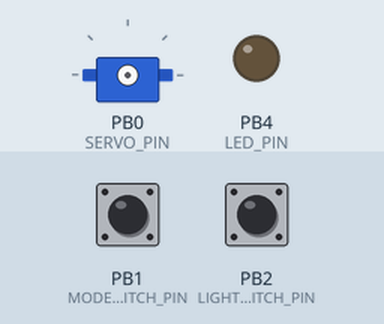
Simulated run of this sketch. Board: ATtiny85, built with avr-gcc and run on an emulated ATtiny85. On the bench: servo, output pins drawn as LEDs (lit = HIGH). Wiring (inferred from the names in the program): servo: signal PB0. The test bench sets the inputs (shaded band); at power-on: PB1 (MODE_SWITCH_PIN) HIGH, PB2 (LIGHT_SWITCH_PIN) HIGH. Sleep ends after the set time or at an interrupt; servo pulses on a pin are drawn as a servo (544–2400 µs = 0–180°); pins used as bus, display or sensor lines are not drawn.

Above: at 0.1 s.
At 10.4 s:
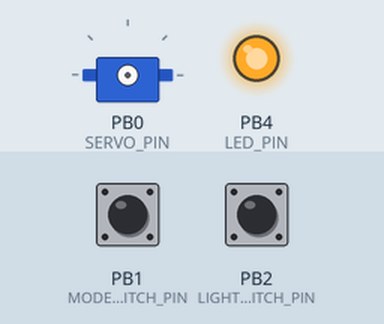
At 39.9 s:
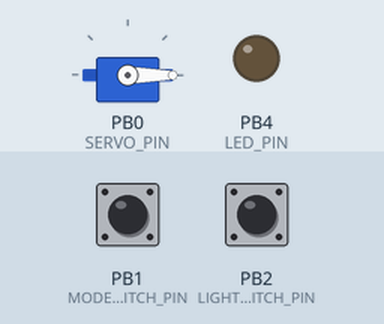
Timing chart, 0 to 41.4 s (numbered marks = the images above):
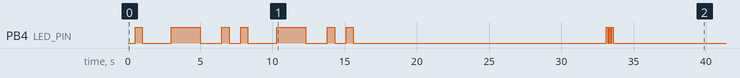

The sketch:

fragrance_dispenser.ino
```cpp
// ATtiny85 Fragrance Dispenser - 8MHz Internal Clock
// Simple & Reliable Code with Power Saving

#include <avr/sleep.h>
#include <avr/power.h>
#include <avr/wdt.h>
#include <avr/interrupt.h>

// Define bit manipulation macros
#ifndef cbi
#define cbi(sfr, bit) (_SFR_BYTE(sfr) &= ~_BV(bit))
#endif
#ifndef sbi
#define sbi(sfr, bit) (_SFR_BYTE(sfr) |= _BV(bit))
#endif

/*
=== LED Indications Explanation ===
1. Current light condition (reading from sensor):
   - 1 blink = bright/day
   - 2 blinks = dark/night

2. Long LED (2 seconds) = separator between checks

3. Time mode check:
   - 1 blink = 15 minutes (switch at 0/LOW)
   - 2 blinks = 30 minutes (switch at 1/HIGH)

4. Long LED (2 seconds) = separator between checks

5. Operation mode check:
   - 1 blink = day and night (switch at 0/LOW)
   - 2 blinks = day only (switch at 1/HIGH)

== Wait 15 seconds then first activation ==

=== SWITCH LOGIC ===
MODE_SWITCH_PIN (time): LOW=15min, HIGH=30min
LIGHT_SWITCH_PIN (operation): LOW=day&night, HIGH=day only
*/

#define SERVO_PIN 0           // PB0 - Servo motor
#define LED_PIN 4             // PB4 - Status LED
#define MODE_SWITCH_PIN 1     // PB1 - LOW = 15min, HIGH = 30min
#define LIGHT_SWITCH_PIN 2    // PB2 - LOW = day only, HIGH = always work
#define LIGHT_SENSOR_PIN 3    // PB3 - Light sensor (A3)

bool skip30MinCycle = false;  // For 30min mode - alternate cycles

void setup_watchdog(int ii) {
  // 0=16ms, 1=32ms, 2=64ms, 3=128ms, 4=250ms, 5=500ms
  // 6=1 sec, 7=2 sec, 8=4 sec, 9=8sec
  uint8_t bb;
  if (ii > 9) ii = 9;
  bb = ii & 7;
  if (ii > 7) bb |= (1<<5);
  bb |= (1<<WDCE);

  MCUSR &= ~(1<<WDRF);
  // Start timed sequence
  WDTCR |= (1<<WDCE) | (1<<WDE);
  // Set new watchdog timeout value
  WDTCR = bb;
  WDTCR |= _BV(WDIE);
}

// System wakes up when watchdog is timed out
void system_sleep() {
  cbi(ADCSRA, ADEN);                    // Switch ADC OFF
  setup_watchdog(9);                    // Approximately 8 seconds sleep
  set_sleep_mode(SLEEP_MODE_PWR_DOWN);  // Sleep mode is set here
  sleep_enable();
  sei();                                // Enable interrupts so WDT can wake us up
  sleep_mode();                         // System sleeps here
  sleep_disable();                      // System continues execution here when WDT timed out
  sbi(ADCSRA, ADEN);                   // Switch ADC back ON
}

// Watchdog Interrupt Service - is executed when watchdog timed out
ISR(WDT_vect) {
  // Must be present, otherwise ATtiny reboots instead of returning from sleep!
}

void setup() {
  // Configure pins
  pinMode(SERVO_PIN, OUTPUT);
  pinMode(LED_PIN, OUTPUT);
  pinMode(MODE_SWITCH_PIN, INPUT_PULLUP);
  pinMode(LIGHT_SWITCH_PIN, INPUT_PULLUP);

  // Startup indication sequence
  startupIndication();

  // Wait 15 seconds between indication and first activation - REGULAR DELAY
  delay(15000); // Regular delay for first time

  // First activation after startup
  activateFragranceDispenser();
}

void loop() {
  // Sleep for multiple 8-second periods to get 15 minutes (112 cycles = ~896 seconds ≈ 15 min)
  for (int i = 0; i < 112; i++) { // 112 cycles for 15 minutes
    system_sleep(); // 8 second sleep cycles
  }

  // Check if 30min mode is enabled
  bool is30MinMode = digitalRead(MODE_SWITCH_PIN) == HIGH;

  if (is30MinMode) {
    // 30min mode: alternate cycles (skip every other time)
    if (skip30MinCycle) {
      skip30MinCycle = false;
      return; // Skip this cycle
    }
    skip30MinCycle = true;
  }

  // Check light condition before activation
  if (shouldActivateBasedOnLight()) {
    activateFragranceDispenser();
  }
}

void startupIndication() {
  delay(500); // Calm start

  // 1. Current light condition - READ FROM SENSOR
  delay(1);

  int currentLight = analogRead(A3);
  if (currentLight >= 500) { // Back to 500
    // Bright - day - 1 blink
    slowBlink(1);
  } else {
    // Dark - night - 2 blinks
    slowBlink(2);
  }

  delay(1500); // Long pause

  // 2. Long LED on
  digitalWrite(LED_PIN, HIGH);
  delay(2000); // 2 seconds long
  digitalWrite(LED_PIN, LOW);

  delay(1500); // Long pause

  // 3. Time mode indication
  if (digitalRead(MODE_SWITCH_PIN) == HIGH) {
    // 30min mode - 2 blinks
    slowBlink(2);
  } else {
    // 15min mode - 1 blink
    slowBlink(1);
  }

  delay(1500); // Long pause

  // 4. Long LED on
  digitalWrite(LED_PIN, HIGH);
  delay(2000); // 2 seconds long
  digitalWrite(LED_PIN, LOW);

  delay(1500); // Long pause

  // 5. Operation mode indication (switch setting)
  if (digitalRead(LIGHT_SWITCH_PIN) == LOW) {
    // Day and night mode (switch at 0) - 1 blink
    slowBlink(1);
  } else {
    // Day only mode (switch at 1) - 2 blinks
    slowBlink(2);
  }

  delay(2000); // Final pause
}

void slowBlink(int times) {
  for (int i = 0; i < times; i++) {
    digitalWrite(LED_PIN, HIGH);
    delay(500); // Half second on
    digitalWrite(LED_PIN, LOW);
    delay(500); // Half second off
    if (i < times - 1) {
      delay(300); // Extra pause between blinks
    }
  }
}

bool shouldActivateBasedOnLight() {
  // Check light switch setting
  bool dayOnlyMode = digitalRead(LIGHT_SWITCH_PIN) == HIGH; // HIGH = day only

  if (!dayOnlyMode) {
    // Day and night mode (switch at LOW) - ignore light level
    return true;
  }

  // Day only mode (switch at HIGH) - check light level
  delay(1); // Small delay for ADC to stabilize

  int lightLevel = analogRead(A3);

  return (lightLevel >= 500); // Activate only if bright enough
}

void activateFragranceDispenser() {
  // 3 faster LED blinks
  for (int i = 0; i < 3; i++) {
    digitalWrite(LED_PIN, HIGH);
    delay(100);
    digitalWrite(LED_PIN, LOW);
    delay(100);
  }

  // Regular delay - no sleep mode before servo
  delay(5000); // 5 seconds regular delay

  // Activate servo - one press and return
  activateServo();
}

void activateServo() {
  // Servo control: from -180° to +180° and back to -180°

  // Move to press position (+180 degrees)
  for (int i = 0; i < 30; i++) {
    digitalWrite(SERVO_PIN, HIGH);
    delayMicroseconds(2000); // 2ms = +180 degrees (press)
    digitalWrite(SERVO_PIN, LOW);
    delay(18); // Complete 20ms cycle
  }

  delay(500); // Hold press

  // Return to start position (-180 degrees)
  for (int i = 0; i < 30; i++) {
    digitalWrite(SERVO_PIN, HIGH);
    delayMicroseconds(500); // 0.5ms = -180 degrees (extended range)
    digitalWrite(SERVO_PIN, LOW);
    delay(19); // Complete 20ms cycle
  }
}
```
